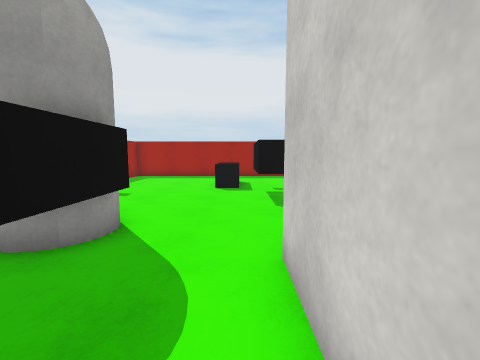
view 1 (above)

17 first-person views from a walk through a 3-D level made in the Unity game engine. The camera is 1.4 m above the floor, tilts 6° down and sees 90° across. The floor is counted in squares, 1 m on a side. Each view is taken from the middle of a square. On the plan, view 1 faces up. The plan holds only what a view shows up to about 13 squares ahead; the rest is blank. The player is left out. Surface patterns are stand-ins for the level's own textures.

view 2
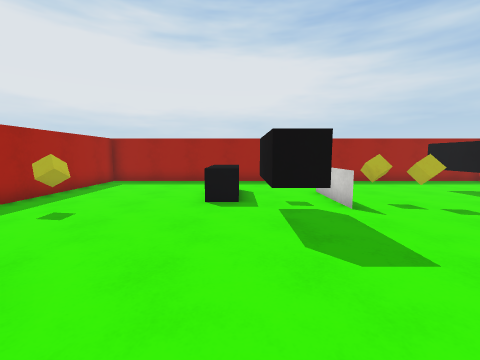

view 3
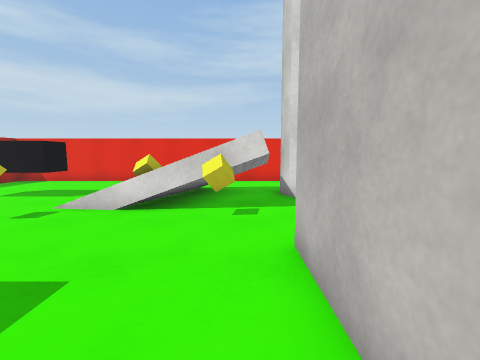

view 4
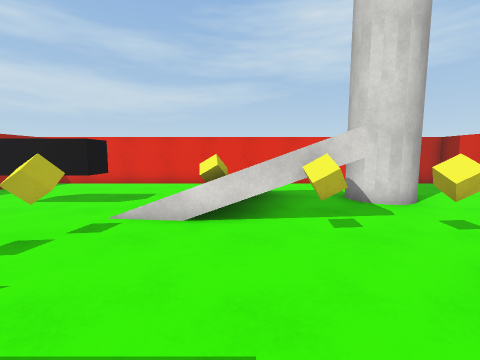

view 5
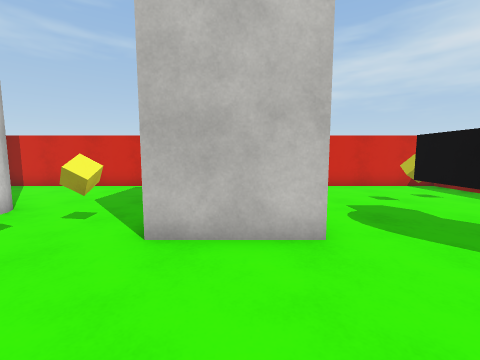

view 6
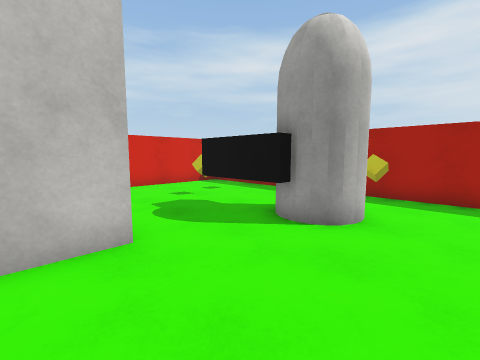

view 7
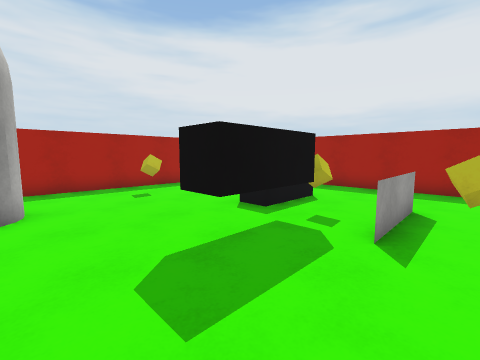

view 8
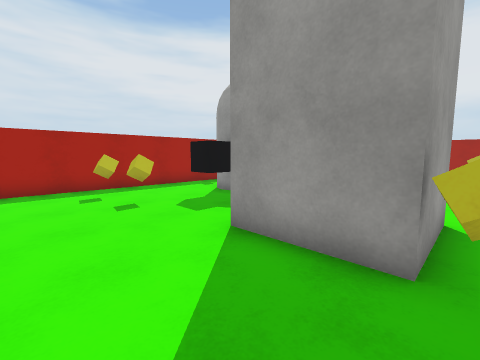

view 9
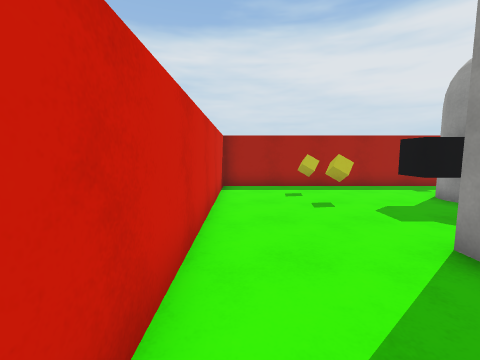

view 10
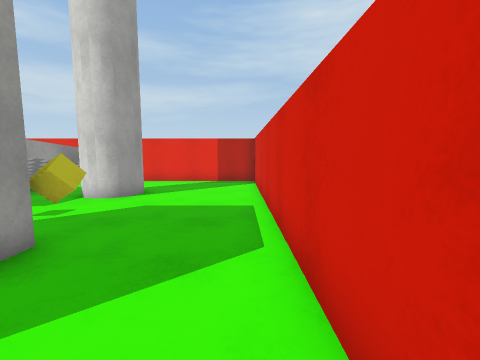

view 11
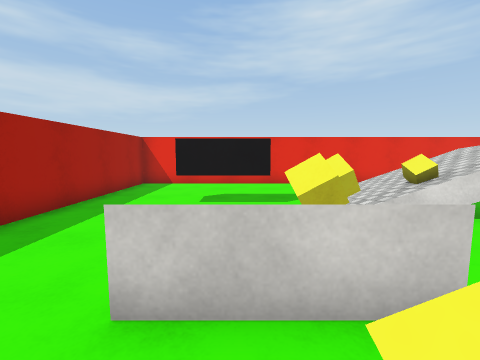

view 12
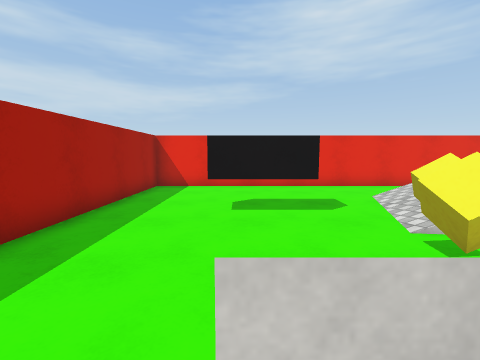

view 13
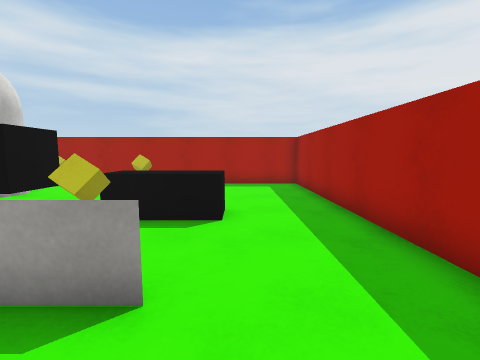

view 14
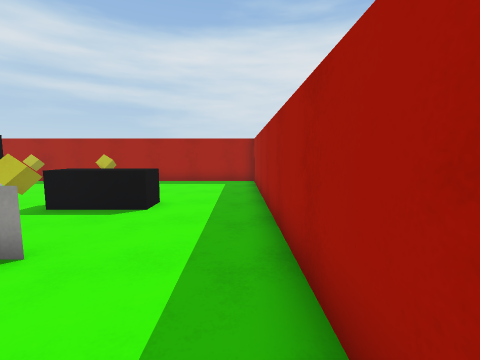

view 15
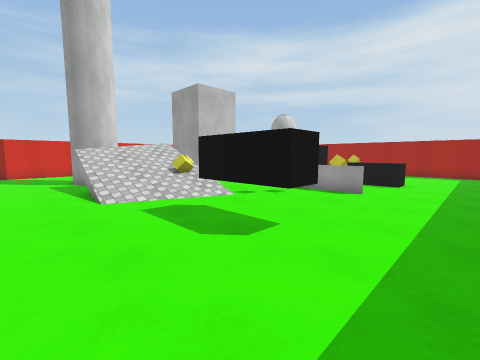

view 16
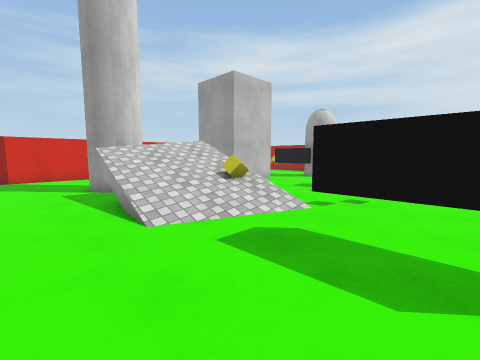

view 17
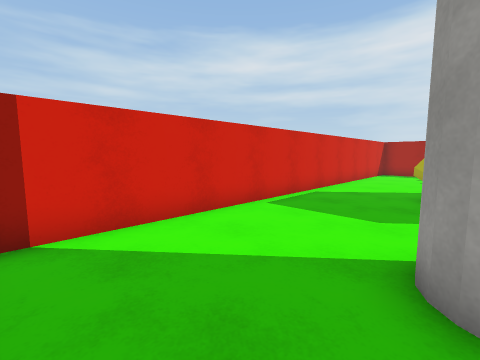

### Floor plan
Key: @ floor where view 1 was taken; # wall or solid block; x gap in a wall; . floor; / step, stairs or slope; = window, fence, low wall or low ledge; O other object.
Columns run from 7 left of view 1 to 13 right of it. Each row starts with its distance up from view 1.
 16 #####################
 15 #...................#
 14 #...................#
 13 #..............O....#
 12 #.....OO..=....O....#
 11 #.....OO..=....O....#
 10 #.....OOO.=O...O....#
  9 #.O.....O.=.O.......#
  8 #.......O....///....#
  7 #.......O....=O///..#
  6 #............=////..#
  5 #O.##........x///=..#
  4 #..##O......O#///x..#
  3 #...OO..###..#x## ..#
  2 #...OO..###.O..##...#
  1 #.......###....##...#
  0 #.O.O..@###O........#
 -1 #...................#
 -2 #...................#
 -3 #...................#
 -4 #####################

Positions as (right, up) in squares from view 1, and headings:
1: (0, 0), facing up
2: (0, 3), facing up
3: (0, 4), facing right
4: (1, 6), facing right
5: (2, 7), facing down
6: (2, 7), facing down-left
7: (4, 5), facing up-left
8: (4, -3), facing up-left
9: (4, -3), facing left
10: (0, -3), facing right
11: (1, 11), facing right
12: (2, 12), facing right
13: (5, 13), facing left
14: (6, 15), facing left
15: (12, 15), facing down-left
16: (12, 12), facing down-left
17: (12, 1), facing down-left
